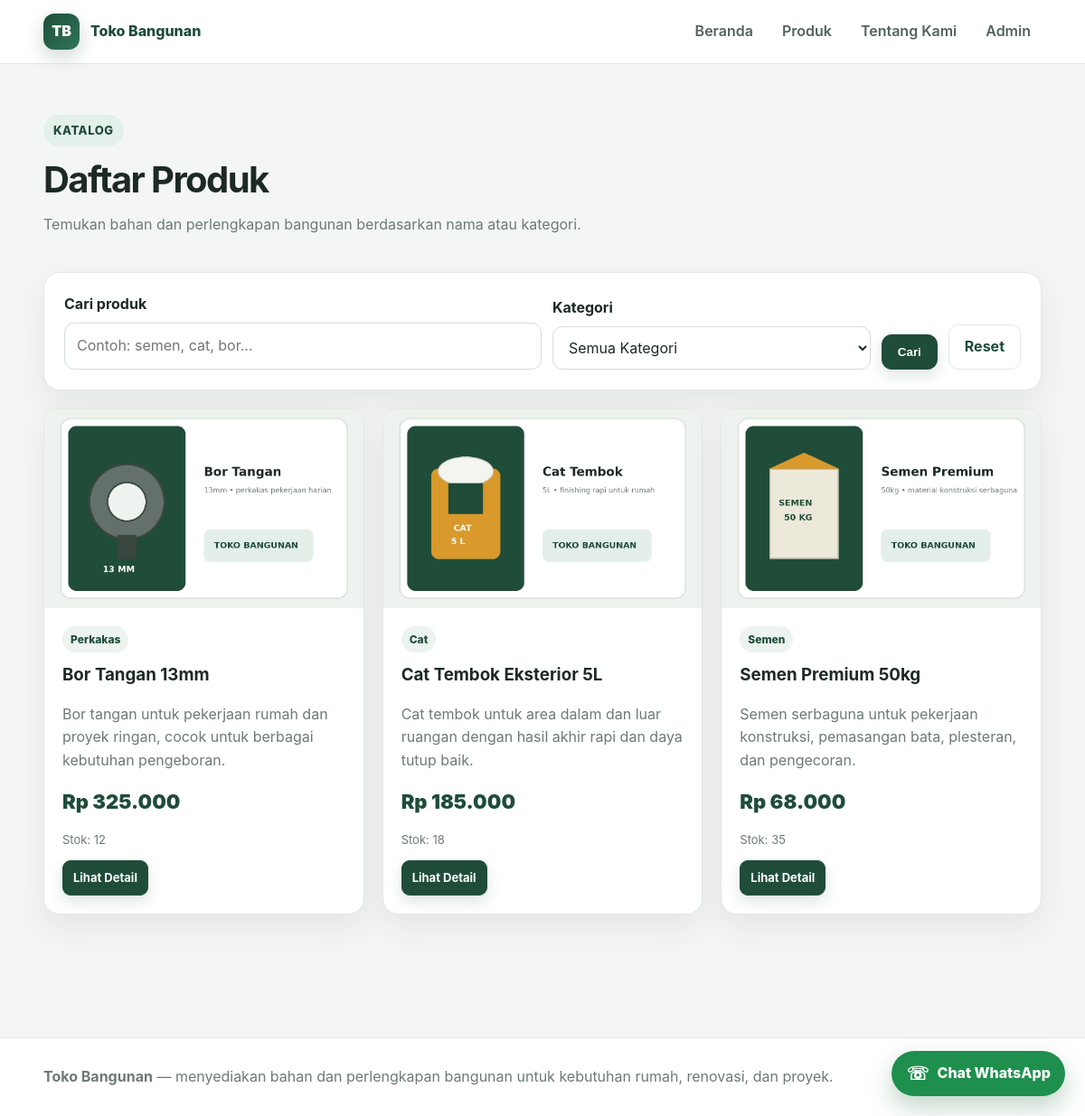
/produk.php, run on the app's committed database.
### tables this page shows
CREATE TABLE produk (
  id INT NOT NULL AUTO_INCREMENT,
  nama VARCHAR(100) NOT NULL,
  kategori VARCHAR(50) NOT NULL,
  deskripsi TEXT NOT NULL,
  harga DECIMAL(12,2) NOT NULL,
  stok INT NOT NULL DEFAULT 0,
  gambar VARCHAR(255) DEFAULT NULL,
  created_at TIMESTAMP NOT NULL DEFAULT CURRENT_TIMESTAMP,
  PRIMARY KEY (id)
);

### produk.php (the view, shortened to what this page needs)
<?php
require_once "config/database.php";
$keyword = trim($_GET['keyword'] ?? '');
$kategori = trim($_GET['kategori'] ?? '');
if ($keyword !== '' && $kategori !== '') {
    $stmt = mysqli_prepare($conn, "SELECT * FROM produk WHERE nama LIKE ? AND kategori = ? ORDER BY id DESC");
    $keyword_param = "%$keyword%";
    mysqli_stmt_bind_param($stmt, 'ss', $keyword_param, $kategori);
} elseif ($keyword !== '') {
    $stmt = mysqli_prepare($conn, "SELECT * FROM produk WHERE nama LIKE ? ORDER BY id DESC");
    $keyword_param = "%$keyword%";
    mysqli_stmt_bind_param($stmt, 's', $keyword_param);
} elseif ($kategori !== '') {
    $stmt = mysqli_prepare($conn, "SELECT * FROM produk WHERE kategori = ? ORDER BY id DESC");
    mysqli_stmt_bind_param($stmt, 's', $kategori);
} else {
    $stmt = mysqli_prepare($conn, "SELECT * FROM produk ORDER BY id DESC");
}
mysqli_stmt_execute($stmt);
$query = mysqli_stmt_get_result($stmt);
include "includes/header.php";
?>
<section class="section">
    <div class="container">
        <div class="section-head">
            <div><span class="eyebrow">Katalog</span><h1 style="font-size:40px;">Daftar Produk</h1><p class="muted">Temukan bahan dan perlengkapan bangunan berdasarkan nama atau kategori.</p></div>
        </div>
        <div class="card">
            <form method="GET" class="search-grid">
                <div><label for="keyword">Cari produk</label><input id="keyword" type="text" name="keyword" placeholder="Contoh: semen, cat, bor..." value="<?= htmlspecialchars($keyword); ?>"></div>
                <div><label for="kategori">Kategori</label><select id="kategori" name="kategori"><option value="">Semua Kategori</option></select></div>
                <button type="submit" class="btn">Cari</button>
                <a href="produk.php" class="btn btn-secondary">Reset</a>
            </form>
        </div>
        <div class="grid">
            <?php if (mysqli_num_rows($query) === 0): ?>
                <div class="card empty" style="grid-column:1/-1;">Produk yang dicari belum ditemukan.</div>
            <?php else: while ($row = mysqli_fetch_assoc($query)): ?>
                <article class="card product-card">
                    <?php if ($row['gambar']): ?><img src="uploads/produk/<?= htmlspecialchars($row['gambar']); ?>" class="product-image" alt="<?= htmlspecialchars($row['nama']); ?>"><?php endif; ?>
                    <div class="product-body">
                        <span class="badge"><?= htmlspecialchars($row['kategori']); ?></span>
                        <h3 style="margin-top:10px;"><?= htmlspecialchars($row['nama']); ?></h3>
                        <p class="muted"><?= htmlspecialchars($row['deskripsi']); ?></p>
                        <div class="price">Rp <?= number_format($row['harga'], 0, ',', '.'); ?></div>
                        <p class="small muted">Stok: <?= (int)$row['stok']; ?></p>
                        <a href="detail.php?id=<?= (int)$row['id']; ?>" class="btn btn-sm">Lihat Detail</a>
                    </div>
                </article>
            <?php endwhile; endif; ?>
        </div>
    </div>
</section>
<?php include "includes/footer.php"; ?>

### assets/style.css (style rules this page uses)
:root { --primary: #1f4d3a; --primary-dark: #16382b; --accent: #d99a2b; --accent-dark: #b87916; --bg: #f4f6f5; --surface: #ffffff; --text: #1d2a24; --muted: #6d7b74; --border: #e2e8e4; --danger: #c94343; --success: #18794e; --shadow: 0 14px 35px rgba(22, 56, 43, .08); }
* { box-sizing: border-box; }
html { scroll-behavior: smooth; }
body { margin: 0; font-family: Inter, "Segoe UI", Arial, sans-serif; background: var(--bg); color: var(--text); line-height: 1.6; }
a { color: inherit; }
.container { width: min(1120px, 92%); margin: 0 auto; }
.eyebrow { display:inline-flex; padding:7px 11px; border-radius:999px; background:#e4f0ea; color:var(--primary); font-size:13px; font-weight:800; letter-spacing:.04em; text-transform:uppercase; }
h1 { font-size: clamp(34px, 5vw, 58px); line-height:1.05; margin:16px 0; letter-spacing:-.04em; }
h3 { margin: 0 0 8px; }
.section { padding:56px 0; }
.section-head { display:flex; align-items:end; justify-content:space-between; gap:20px; margin-bottom:24px; }
.muted { color:var(--muted); }
.btn { display:inline-flex; align-items:center; justify-content:center; gap:7px; padding:11px 17px; border-radius:11px; background:var(--primary); color:#fff; text-decoration:none; border:1px solid var(--primary); cursor:pointer; font-weight:700; transition:.18s ease; box-shadow:0 7px 16px rgba(31,77,58,.14); }
.btn-secondary { background:#fff; color:var(--primary); border-color:var(--border); box-shadow:none; }
.btn-sm { padding:8px 11px; font-size:13px; border-radius:9px; }
.grid { display:grid; grid-template-columns:repeat(3, 1fr); gap:20px; }
.card { background:var(--surface); border:1px solid var(--border); border-radius:18px; padding:22px; margin-bottom:20px; box-shadow:var(--shadow); }
.product-card { overflow:hidden; padding:0; }
.product-body { padding:20px; }
.product-image { width:100%; height:220px; object-fit:cover; display:block; background:#edf1ef; }
.badge { display:inline-flex; padding:5px 9px; border-radius:999px; background:#edf3ef; color:var(--primary); font-size:12px; font-weight:800; }
.price { font-size:22px; font-weight:900; color:var(--primary); }
label { display:block; font-weight:750; margin-bottom:7px; }
input, textarea, select { width:100%; padding:12px 13px; border:1px solid #d6dfda; border-radius:11px; background:#fff; color:var(--text); font:inherit; outline:none; transition:.15s; }
.search-grid { display:grid; grid-template-columns:1.5fr 1fr auto auto; gap:12px; align-items:end; }
.small { font-size:13px; }

### data on the page
produk: gambar (picture), kategori "Perkakas", nama "Bor Tangan 13mm", deskripsi "Bor tangan untuk pekerjaan rumah dan proyek ringan, cocok untuk berbagai kebutuhan pengeboran.", harga "325.000", stok "12"
produk: gambar (picture), kategori "Cat", nama "Cat Tembok Eksterior 5L", deskripsi "Cat tembok untuk area dalam dan luar ruangan dengan hasil akhir rapi dan daya tutup baik.", harga "185.000", stok "18"
produk: gambar (picture), kategori "Semen", nama "Semen Premium 50kg", deskripsi "Semen serbaguna untuk pekerjaan konstruksi, pemasangan bata, plesteran, dan pengecoran.", harga "68.000", stok "35"
